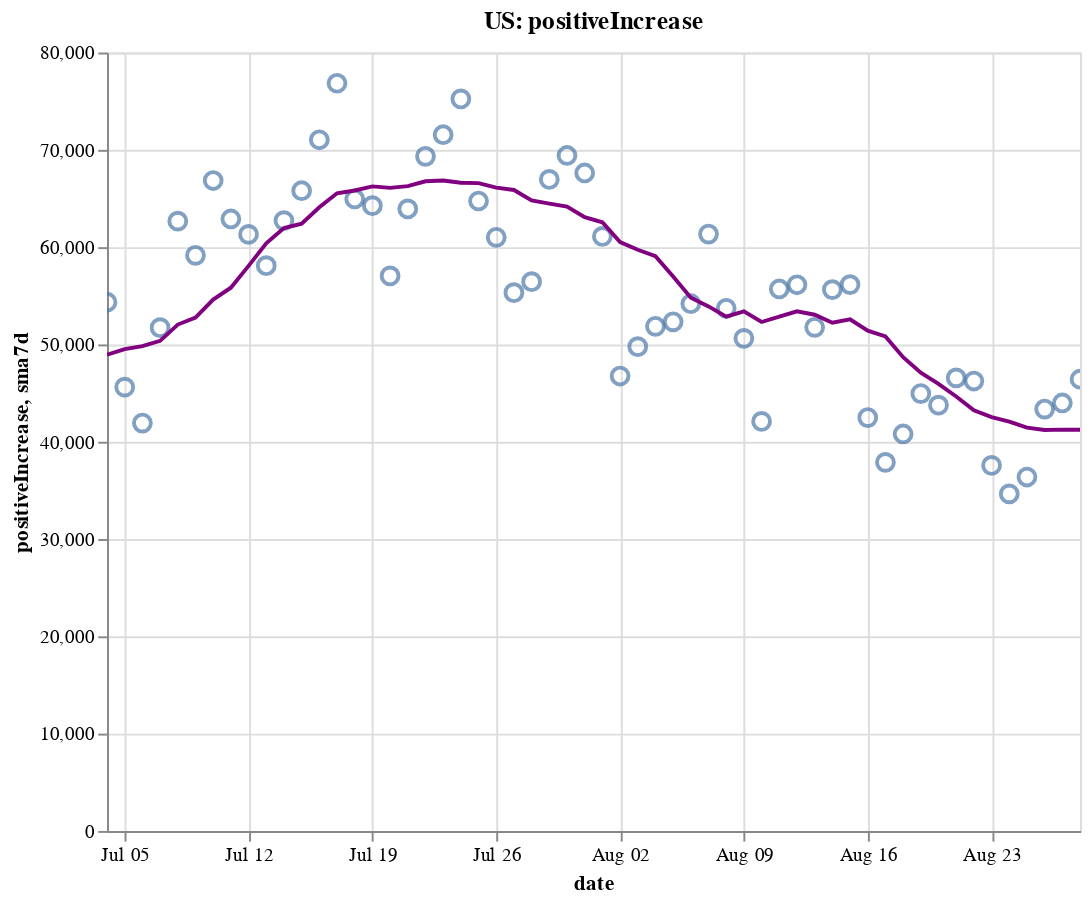

Source (notebook cell):
### Code cell
create_plot(us, 'positiveIncrease')

### Figure 1 — Vega-Lite specification as saved in the notebook (floating-point values rounded to 4 significant figures)
{"config": {"view": {"continuousWidth": 400, "continuousHeight": 300}}, "layer": [{"layer": [{"mark": {"type": "point", "size": 75}, "encoding": {"tooltip": [{"type": "temporal", "field": "date"}, {"type": "quantitative", "field": "positiveIncrease"}, {"type": "quantitative", "field": "sma7d"}], "x": {"type": "temporal", "field": "date"}, "y": {"type": "quantitative", "field": "positiveIncrease"}}, "selection": {"selector002": {"type": "interval", "bind": "scales", "encodings": ["x", "y"]}}}, {"mark": {"type": "line", "color": "purple"}, "encoding": {"x": {"type": "temporal", "field": "date"}, "y": {"type": "quantitative", "field": "sma7d"}}}]}, {"mark": {"type": "rule", "color": "#aaa"}, "encoding": {"x": {"type": "temporal", "field": "date"}}, "transform": [{"filter": {"selection": "selector001"}}]}, {"mark": "circle", "encoding": {"opacity": {"condition": {"value": 1, "selection": "selector001"}, "value": 0}, "tooltip": [{"type": "temporal", "field": "date"}, {"type": "quantitative", "field": "positiveIncrease"}, {"type": "quantitative", "field": "sma7d"}], "x": {"type": "temporal", "field": "date"}, "y": {"type": "quantitative", "field": "positiveIncrease"}}, "selection": {"selector001": {"type": "single", "encodings": ["x"], "on": "mouseover", "nearest": true, "empty": "none"}}}, {"mark": {"type": "text", "align": "left", "dx": 5, "dy": -5, "stroke": "white", "strokeWidth": 2}, "encoding": {"text": {"type": "quantitative", "field": "positiveIncrease"}, "tooltip": [{"type": "temporal", "field": "date"}, {"type": "quantitative", "field": "positiveIncrease"}, {"type": "quantitative", "field": "sma7d"}], "x": {"type": "temporal", "field": "date"}, "y": {"type": "quantitative", "field": "positiveIncrease"}}, "transform": [{"filter": {"selection": "selector001"}}]}, {"mark": {"type": "text", "align": "left", "dx": 5, "dy": -5}, "encoding": {"text": {"type": "quantitative", "field": "positiveIncrease"}, "tooltip": [{"type": "temporal", "field": "date"}, {"type": "quantitative", "field": "positiveIncrease"}, {"type": "quantitative", "field": "sma7d"}], "x": {"type": "temporal", "field": "date"}, "y": {"type": "quantitative", "field": "positiveIncrease"}}, "transform": [{"filter": {"selection": "selector001"}}]}], "data": {"name": "data-1acfeab8dea05b37ed49487e93d93ccc"}, "height": 400, "title": "US: positiveIncrease", "width": 500, "$schema": "https://vega.github.io/schema/vega-lite/v4.8.1.json", "datasets": {"data-1acfeab8dea05b37ed49487e93d93ccc": [{"date": "2020-07-04T00:00:00", "totalTestResultsIncrease": 635400.0, "positiveIncrease": 54340.0, "death": 122400.0, "deathIncrease": 306.0, "positiveRate": 0.086, "state": "US", "sma7d": 48940.0}, {"date": "2020-07-05T00:00:00", "totalTestResultsIncrease": 681700.0, "positiveIncrease": 45610.0, "death": 122600.0, "deathIncrease": 209.0, "positiveRate": 0.067, "state": "US", "sma7d": 49520.0}, {"date": "2020-07-06T00:00:00", "totalTestResultsIncrease": 516700.0, "positiveIncrease": 41920.0, "death": 122800.0, "deathIncrease": 243.0, "positiveRate": 0.081, "state": "US", "sma7d": 49820.0}, {"date": "2020-07-07T00:00:00", "totalTestResultsIncrease": 638800.0, "positiveIncrease": 51730.0, "death": 123700.0, "deathIncrease": 923.0, "positiveRate": 0.081, "state": "US", "sma7d": 50370.0}, {"date": "2020-07-08T00:00:00", "totalTestResultsIncrease": 643500.0, "positiveIncrease": 62670.0, "death": 124500.0, "deathIncrease": 807.0, "positiveRate": 0.097, "state": "US", "sma7d": 52040.0}, {"date": "2020-07-09T00:00:00", "totalTestResultsIncrease": 709100.0, "positiveIncrease": 59160.0, "death": 125400.0, "deathIncrease": 867.0, "positiveRate": 0.083, "state": "US", "sma7d": 52770.0}, {"date": "2020-07-10T00:00:00", "totalTestResultsIncrease": 814900.0, "positiveIncrease": 66850.0, "death": 126300.0, "deathIncrease": 854.0, "positiveRate": 0.082, "state": "US", "sma7d": 54610.0}, {"date": "2020-07-11T00:00:00", "totalTestResultsIncrease": 707800.0, "positiveIncrease": 62900.0, "death": 127000.0, "deathIncrease": 757.0, "positiveRate": 0.089, "state": "US", "sma7d": 55830.0}, {"date": "2020-07-12T00:00:00", "totalTestResultsIncrease": 769400.0, "positiveIncrease": 61310.0, "death": 127500.0, "deathIncrease": 476.0, "positiveRate": 0.08, "state": "US", "sma7d": 58080.0}, {"date": "2020-07-13T00:00:00", "totalTestResultsIncrease": 691900.0, "positiveIncrease": 58100.0, "death": 127800.0, "deathIncrease": 327.0, "positiveRate": 0.084, "state": "US", "sma7d": 60390.0}, {"date": "2020-07-14T00:00:00", "totalTestResultsIncrease": 770000.0, "positiveIncrease": 62730.0, "death": 128600.0, "deathIncrease": 736.0, "positiveRate": 0.081, "state": "US", "sma7d": 61960.0}, {"date": "2020-07-15T00:00:00", "totalTestResultsIncrease": 773200.0, "positiveIncrease": 65800.0, "death": 129400.0, "deathIncrease": 858.0, "positiveRate": 0.085, "state": "US", "sma7d": 62400.0}, {"date": "2020-07-16T00:00:00", "totalTestResultsIncrease": 832400.0, "positiveIncrease": 71040.0, "death": 130400.0, "deathIncrease": 947.0, "positiveRate": 0.085, "state": "US", "sma7d": 64100.0}, {"date": "2020-07-17T00:00:00", "totalTestResultsIncrease": 839300.0, "positiveIncrease": 76840.0, "death": 131300.0, "deathIncrease": 951.0, "positiveRate": 0.092, "state": "US", "sma7d": 65530.0}, {"date": "2020-07-18T00:00:00", "totalTestResultsIncrease": 763600.0, "positiveIncrease": 64950.0, "death": 132200.0, "deathIncrease": 872.0, "positiveRate": 0.085, "state": "US", "sma7d": 65820.0}, {"date": "2020-07-19T00:00:00", "totalTestResultsIncrease": 786700.0, "positiveIncrease": 64260.0, "death": 132700.0, "deathIncrease": 527.0, "positiveRate": 0.082, "state": "US", "sma7d": 66240.0}, {"date": "2020-07-20T00:00:00", "totalTestResultsIncrease": 712400.0, "positiveIncrease": 57040.0, "death": 133100.0, "deathIncrease": 363.0, "positiveRate": 0.08, "state": "US", "sma7d": 66090.0}, {"date": "2020-07-21T00:00:00", "totalTestResultsIncrease": 754900.0, "positiveIncrease": 63930.0, "death": 134100.0, "deathIncrease": 1038.0, "positiveRate": 0.085, "state": "US", "sma7d": 66270.0}, {"date": "2020-07-22T00:00:00", "totalTestResultsIncrease": 801600.0, "positiveIncrease": 69330.0, "death": 135300.0, "deathIncrease": 1171.0, "positiveRate": 0.086, "state": "US", "sma7d": 66770.0}, {"date": "2020-07-23T00:00:00", "totalTestResultsIncrease": 845900.0, "positiveIncrease": 71550.0, "death": 136300.0, "deathIncrease": 1055.0, "positiveRate": 0.085, "state": "US", "sma7d": 66840.0}, {"date": "2020-07-24T00:00:00", "totalTestResultsIncrease": 933600.0, "positiveIncrease": 75240.0, "death": 137500.0, "deathIncrease": 1176.0, "positiveRate": 0.081, "state": "US", "sma7d": 66610.0}, {"date": "2020-07-25T00:00:00", "totalTestResultsIncrease": 791000.0, "positiveIncrease": 64740.0, "death": 138500.0, "deathIncrease": 1023.0, "positiveRate": 0.082, "state": "US", "sma7d": 66580.0}, {"date": "2020-07-26T00:00:00", "totalTestResultsIncrease": 851100.0, "positiveIncrease": 61010.0, "death": 139100.0, "deathIncrease": 559.0, "positiveRate": 0.072, "state": "US", "sma7d": 66120.0}, {"date": "2020-07-27T00:00:00", "totalTestResultsIncrease": 762700.0, "positiveIncrease": 55320.0, "death": 140200.0, "deathIncrease": 1059.0, "positiveRate": 0.073, "state": "US", "sma7d": 65870.0}, {"date": "2020-07-28T00:00:00", "totalTestResultsIncrease": 738100.0, "positiveIncrease": 56450.0, "death": 141300.0, "deathIncrease": 1122.0, "positiveRate": 0.076, "state": "US", "sma7d": 64810.0}, {"date": "2020-07-29T00:00:00", "totalTestResultsIncrease": 864500.0, "positiveIncrease": 66960.0, "death": 142800.0, "deathIncrease": 1492.0, "positiveRate": 0.077, "state": "US", "sma7d": 64470.0}, {"date": "2020-07-30T00:00:00", "totalTestResultsIncrease": 814700.0, "positiveIncrease": 69420.0, "death": 144000.0, "deathIncrease": 1259.0, "positiveRate": 0.085, "state": "US", "sma7d": 64160.0}, {"date": "2020-07-31T00:00:00", "totalTestResultsIncrease": 731900.0, "positiveIncrease": 67620.0, "death": 145400.0, "deathIncrease": 1312.0, "positiveRate": 0.092, "state": "US", "sma7d": 63080.0}, {"date": "2020-08-01T00:00:00", "totalTestResultsIncrease": 745700.0, "positiveIncrease": 61100.0, "death": 146500.0, "deathIncrease": 1190.0, "positiveRate": 0.082, "state": "US", "sma7d": 62560.0}, {"date": "2020-08-02T00:00:00", "totalTestResultsIncrease": 699500.0, "positiveIncrease": 46760.0, "death": 147000.0, "deathIncrease": 498.0, "positiveRate": 0.067, "state": "US", "sma7d": 60520.0}, {"date": "2020-08-03T00:00:00", "totalTestResultsIncrease": 745100.0, "positiveIncrease": 49770.0, "death": 147600.0, "deathIncrease": 519.0, "positiveRate": 0.067, "state": "US", "sma7d": 59730.0}, {"date": "2020-08-04T00:00:00", "totalTestResultsIncrease": 717100.0, "positiveIncrease": 51860.0, "death": 148800.0, "deathIncrease": 1255.0, "positiveRate": 0.072, "state": "US", "sma7d": 59070.0}, {"date": "2020-08-05T00:00:00", "totalTestResultsIncrease": 699600.0, "positiveIncrease": 52330.0, "death": 150200.0, "deathIncrease": 1346.0, "positiveRate": 0.075, "state": "US", "sma7d": 56980.0}, {"date": "2020-08-06T00:00:00", "totalTestResultsIncrease": 766600.0, "positiveIncrease": 54180.0, "death": 151400.0, "deathIncrease": 1251.0, "positiveRate": 0.071, "state": "US", "sma7d": 54800.0}, {"date": "2020-08-07T00:00:00", "totalTestResultsIncrease": 785400.0, "positiveIncrease": 61350.0, "death": 152700.0, "deathIncrease": 1333.0, "positiveRate": 0.078, "state": "US", "sma7d": 53910.0}, {"date": "2020-08-08T00:00:00", "totalTestResultsIncrease": 683400.0, "positiveIncrease": 53710.0, "death": 153800.0, "deathIncrease": 1089.0, "positiveRate": 0.079, "state": "US", "sma7d": 52850.0}, {"date": "2020-08-09T00:00:00", "totalTestResultsIncrease": 724000.0, "positiveIncrease": 50620.0, "death": 154400.0, "deathIncrease": 616.0, "positiveRate": 0.07, "state": "US", "sma7d": 53400.0}, {"date": "2020-08-10T00:00:00", "totalTestResultsIncrease": 740900.0, "positiveIncrease": 42090.0, "death": 154900.0, "deathIncrease": 426.0, "positiveRate": 0.057, "state": "US", "sma7d": 52310.0}, {"date": "2020-08-11T00:00:00", "totalTestResultsIncrease": 760000.0, "positiveIncrease": 55700.0, "death": 156200.0, "deathIncrease": 1326.0, "positiveRate": 0.073, "state": "US", "sma7d": 52860.0}, {"date": "2020-08-12T00:00:00", "totalTestResultsIncrease": 500200.0, "positiveIncrease": 56130.0, "death": 157700.0, "deathIncrease": 1517.0, "positiveRate": 0.112, "state": "US", "sma7d": 53400.0}, {"date": "2020-08-13T00:00:00", "totalTestResultsIncrease": 900300.0, "positiveIncrease": 51760.0, "death": 158900.0, "deathIncrease": 1163.0, "positiveRate": 0.057, "state": "US", "sma7d": 53050.0}, {"date": "2020-08-14T00:00:00", "totalTestResultsIncrease": 862300.0, "positiveIncrease": 55640.0, "death": 160100.0, "deathIncrease": 1216.0, "positiveRate": 0.065, "state": "US", "sma7d": 52240.0}, {"date": "2020-08-15T00:00:00", "totalTestResultsIncrease": 756700.0, "positiveIncrease": 56150.0, "death": 161300.0, "deathIncrease": 1219.0, "positiveRate": 0.074, "state": "US", "sma7d": 52580.0}, {"date": "2020-08-16T00:00:00", "totalTestResultsIncrease": 790400.0, "positiveIncrease": 42490.0, "death": 161900.0, "deathIncrease": 619.0, "positiveRate": 0.054, "state": "US", "sma7d": 51420.0}, {"date": "2020-08-17T00:00:00", "totalTestResultsIncrease": 670100.0, "positiveIncrease": 37880.0, "death": 162300.0, "deathIncrease": 407.0, "positiveRate": 0.057, "state": "US", "sma7d": 50820.0}, {"date": "2020-08-18T00:00:00", "totalTestResultsIncrease": 663600.0, "positiveIncrease": 40800.0, "death": 163500.0, "deathIncrease": 1196.0, "positiveRate": 0.061, "state": "US", "sma7d": 48690.0}, {"date": "2020-08-19T00:00:00", "totalTestResultsIncrease": 674000.0, "positiveIncrease": 44950.0, "death": 165000.0, "deathIncrease": 1420.0, "positiveRate": 0.067, "state": "US", "sma7d": 47090.0}, {"date": "2020-08-20T00:00:00", "totalTestResultsIncrease": 703300.0, "positiveIncrease": 43760.0, "death": 166100.0, "deathIncrease": 1134.0, "positiveRate": 0.062, "state": "US", "sma7d": 45950.0}, {"date": "2020-08-21T00:00:00", "totalTestResultsIncrease": 759100.0, "positiveIncrease": 46560.0, "death": 167200.0, "deathIncrease": 1123.0, "positiveRate": 0.061, "state": "US", "sma7d": 44660.0}, {"date": "2020-08-22T00:00:00", "totalTestResultsIncrease": 773800.0, "positiveIncrease": 46240.0, "death": 168200.0, "deathIncrease": 1029.0, "positiveRate": 0.06, "state": "US", "sma7d": 43240.0}, {"date": "2020-08-23T00:00:00", "totalTestResultsIncrease": 629500.0, "positiveIncrease": 37570.0, "death": 168800.0, "deathIncrease": 572.0, "positiveRate": 0.06, "state": "US", "sma7d": 42540.0}, {"date": "2020-08-24T00:00:00", "totalTestResultsIncrease": 692200.0, "positiveIncrease": 34640.0, "death": 169200.0, "deathIncrease": 343.0, "positiveRate": 0.05, "state": "US", "sma7d": 42070.0}, {"date": "2020-08-25T00:00:00", "totalTestResultsIncrease": 645600.0, "positiveIncrease": 36370.0, "death": 170300.0, "deathIncrease": 1147.0, "positiveRate": 0.056, "state": "US", "sma7d": 41440.0}, {"date": "2020-08-26T00:00:00", "totalTestResultsIncrease": 655000.0, "positiveIncrease": 43360.0, "death": 171600.0, "deathIncrease": 1298.0, "positiveRate": 0.066, "state": "US", "sma7d": 41210.0}, {"date": "2020-08-27T00:00:00", "totalTestResultsIncrease": 751900.0, "positiveIncrease": 43980.0, "death": 172700.0, "deathIncrease": 1129.0, "positiveRate": 0.058, "state": "US", "sma7d": 41250.0}, {"date": "2020-08-28T00:00:00", "totalTestResultsIncrease": 779900.0, "positiveIncrease": 46420.0, "death": 173700.0, "deathIncrease": 1023.0, "positiveRate": 0.06, "state": "US", "sma7d": 41230.0}]}}
